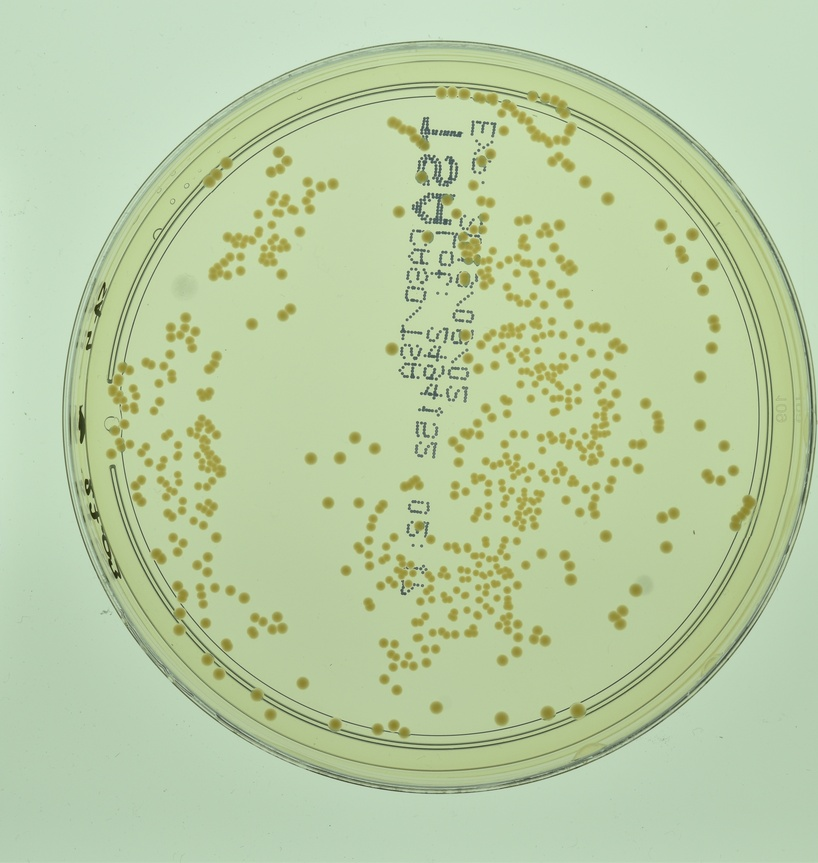
#> input picture data/benchmark/images/1399 copy.jpg, 818 x 863 px, shrunk from 3790 x 4000 before the run
$ python -i plate_detection.py   (imports and definitions only)
#> lines starting #> are read from the running program, lines starting #| are printed output that depends on the picture
#> further down, picture is the input picture: shape (863, 818, 3); mean B, G, R 163.8, 204.4, 185.5
from __future__ import annotations

import cv2
import numpy as np

from .models import DishCircle


def _default_dish(height: int, width: int) -> DishCircle:
    min_side = min(height, width)
    return DishCircle(x=width // 2, y=height // 2, radius=int(min_side * 0.40))


# [52 lines left out: function _contour_circle_fallback, not called in this run]


def detect_plate(image: np.ndarray) -> tuple[DishCircle, np.ndarray, dict[str, np.ndarray]]:
    gray = cv2.cvtColor(image, cv2.COLOR_BGR2GRAY)
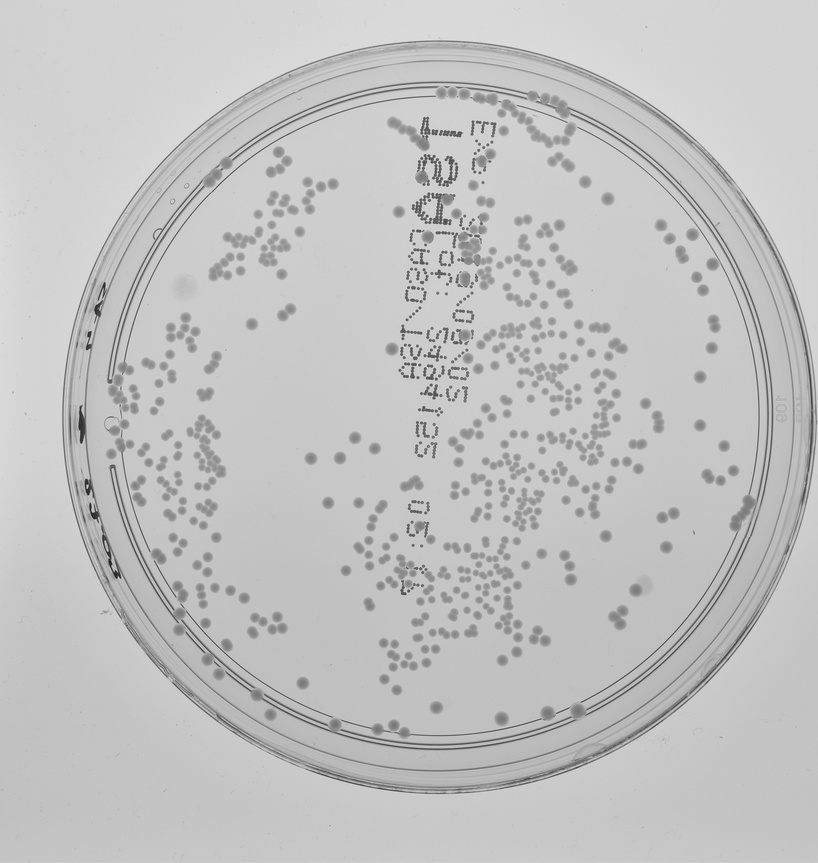
#> gray: shape (863, 818); min 24, max 232, mean 194.1
    blurred = cv2.GaussianBlur(gray, (9, 9), 1.5)
    h, w = gray.shape[:2]
#> h = 863; w = 818
    min_side = min(h, w)
#> min_side = 818
    min_radius = int(min_side * 0.32)
#> min_radius = 261
    max_radius = int(min_side * 0.48)
#> max_radius = 392

    circles = cv2.HoughCircles(
        blurred,
        cv2.HOUGH_GRADIENT,
        dp=1.2,
        minDist=min_side // 2,
        param1=120,
        param2=26,
        minRadius=min_radius,
        maxRadius=max_radius,
    )
#> circles = [[439.8, 415.8, 321.6]]

    if circles is not None and len(circles[0]) > 0:
        x_pos, y_pos, radius = max(
            circles[0],
            key=lambda row: row[2] - 0.35 * np.hypot(row[0] - (w / 2.0), row[1] - (h / 2.0)),
        )
#> x_pos = 439.8; y_pos = 415.8; radius = 321.6
        dish = DishCircle(x=int(round(x_pos)), y=int(round(y_pos)), radius=int(round(radius)))
    else:
        dish = _contour_circle_fallback(
            blurred=blurred,
            min_radius=min_radius,
            max_radius=max_radius,
        )
        if dish is None:
            dish = _default_dish(height=h, width=w)

    mask = np.zeros_like(gray)
    cv2.circle(mask, (dish.x, dish.y), int(dish.radius * 0.94), 255, -1, lineType=cv2.LINE_AA)
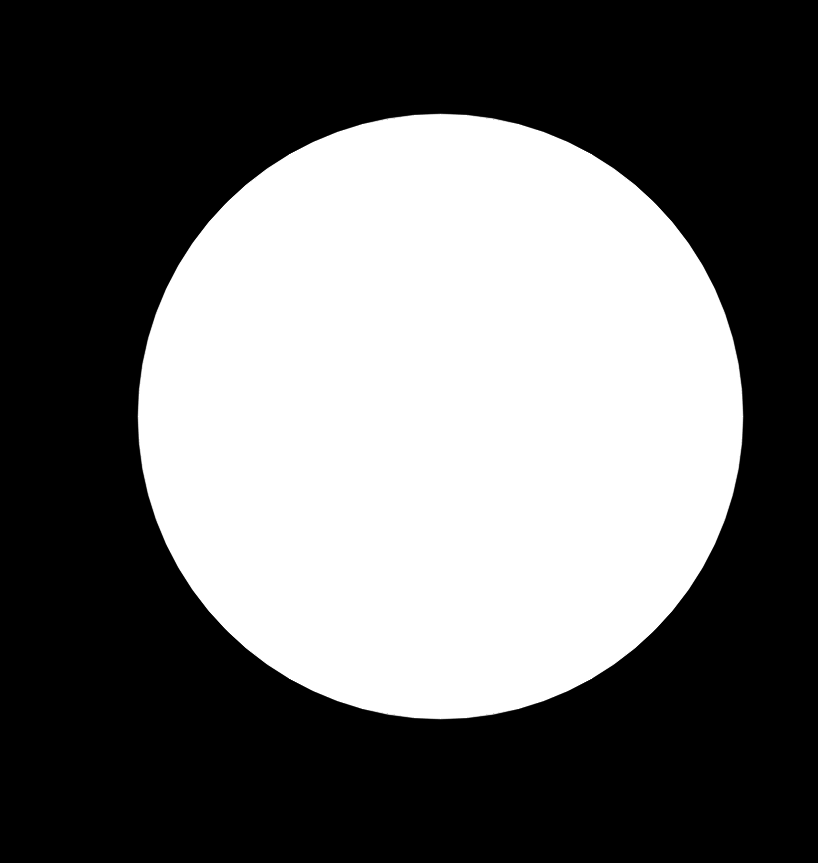
#> mask: shape (863, 818); min 0, max 255, mean 103.8
    debug = {"plate_gray": gray, "plate_mask": mask}
    return dish, mask, debug

>>> import cv2
>>> picture = cv2.imread('../../data/benchmark/images/1399 copy.jpg')
>>> result = detect_plate(picture)

$ run again, on data/benchmark/images/14380 copy.jpg
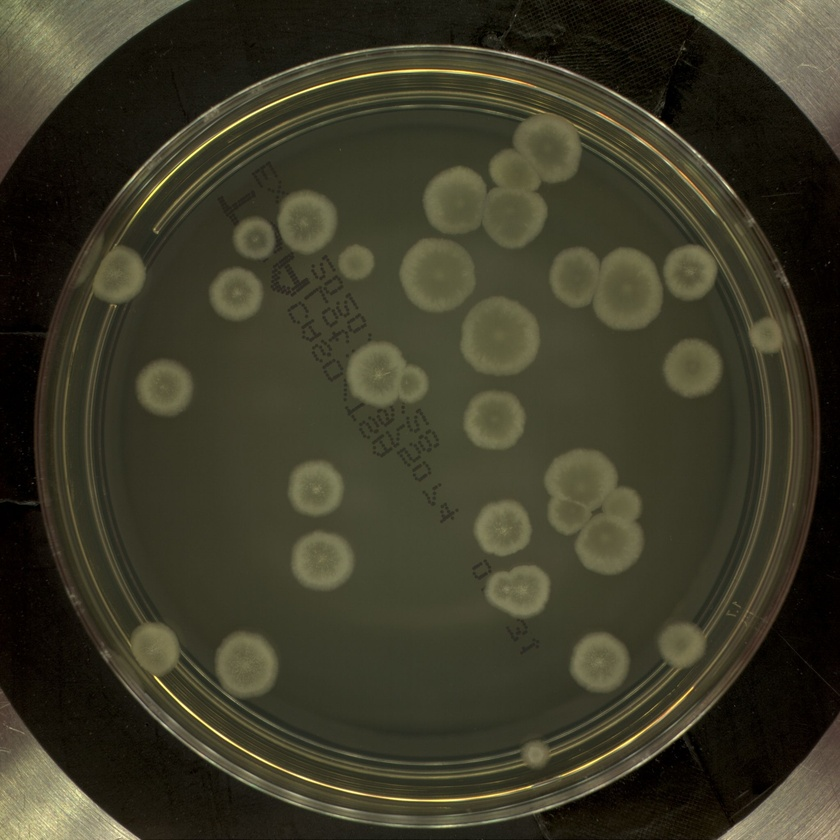
#> input picture data/benchmark/images/14380 copy.jpg, 840 x 840 px, shrunk from 2048 x 2048 before the run
#> picture is the input picture: shape (840, 840, 3); mean B, G, R 40.6, 58.2, 60.6
#> in detect_plate, `gray = cv2.cvtColor(image, cv2.COLOR_BGR2GRAY)`:
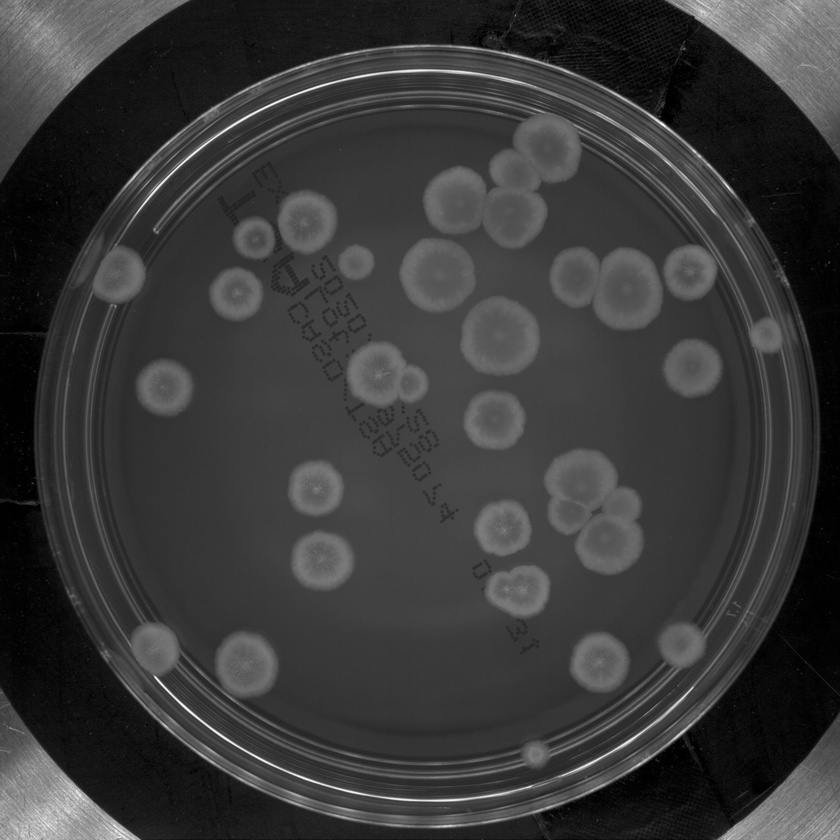
#> gray: shape (840, 840); min 0, max 248, mean 56.9
#> circles = [[426.6, 436.2, 392.7]]
#> x_pos = 426.6; y_pos = 436.2; radius = 392.7
#> in detect_plate, `cv2.circle(mask, (dish.x, dish.y), int(dish.radius * 0.94), 255, -1, l..`:
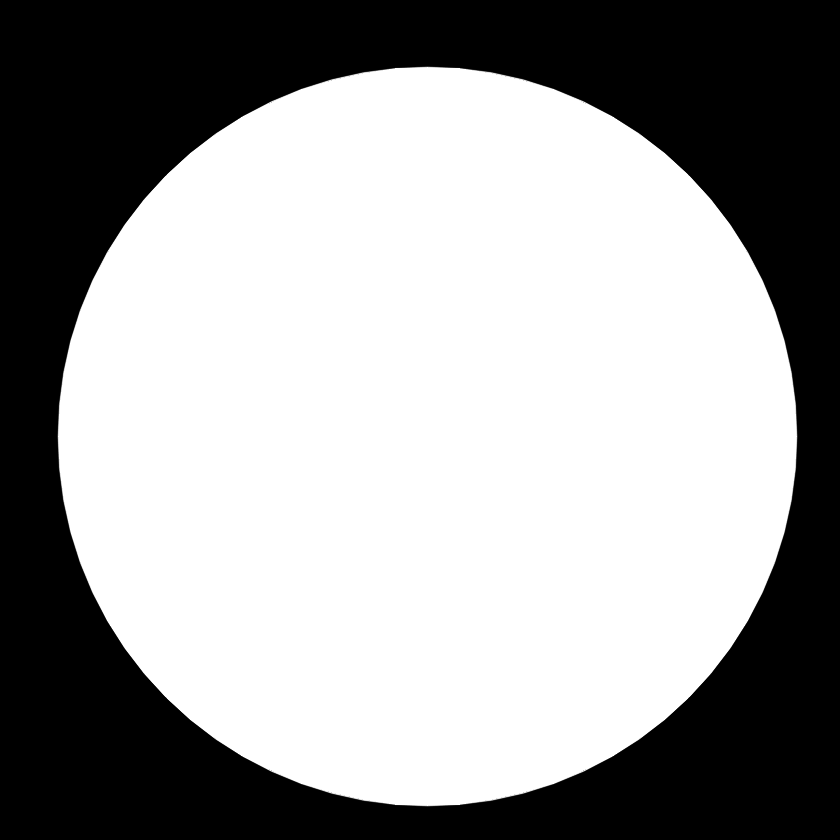
#> mask: shape (840, 840); min 0, max 255, mean 154.9

$ run again, on data/benchmark/images/14410 copy.jpg
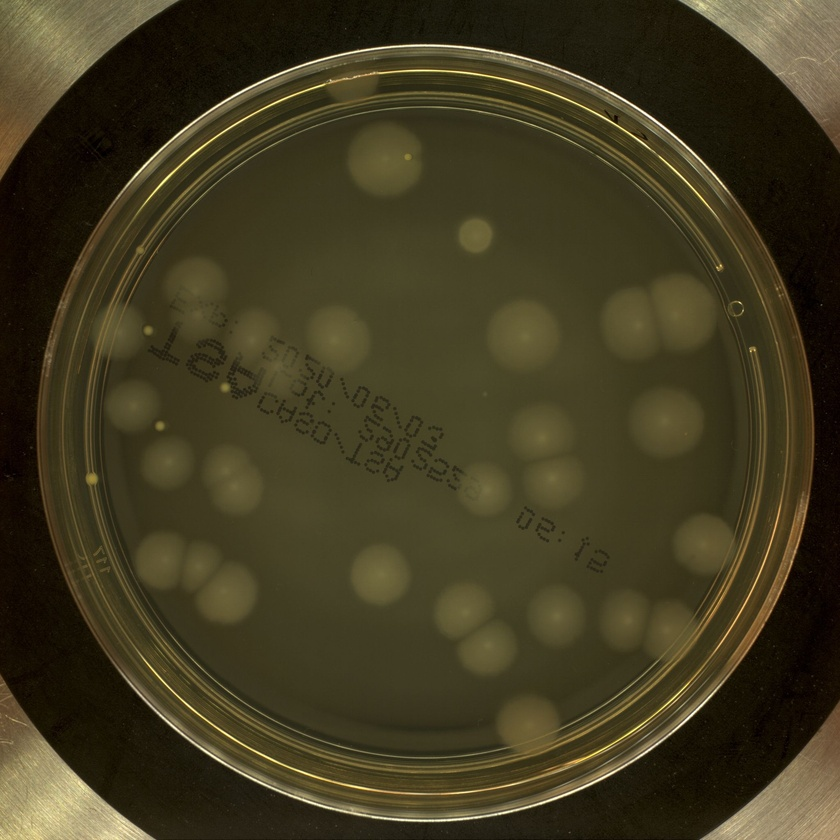
#> input picture data/benchmark/images/14410 copy.jpg, 840 x 840 px, shrunk from 2048 x 2048 before the run
#> picture is the input picture: shape (840, 840, 3); mean B, G, R 32.7, 58.1, 65.1
#> in detect_plate, `gray = cv2.cvtColor(image, cv2.COLOR_BGR2GRAY)`:
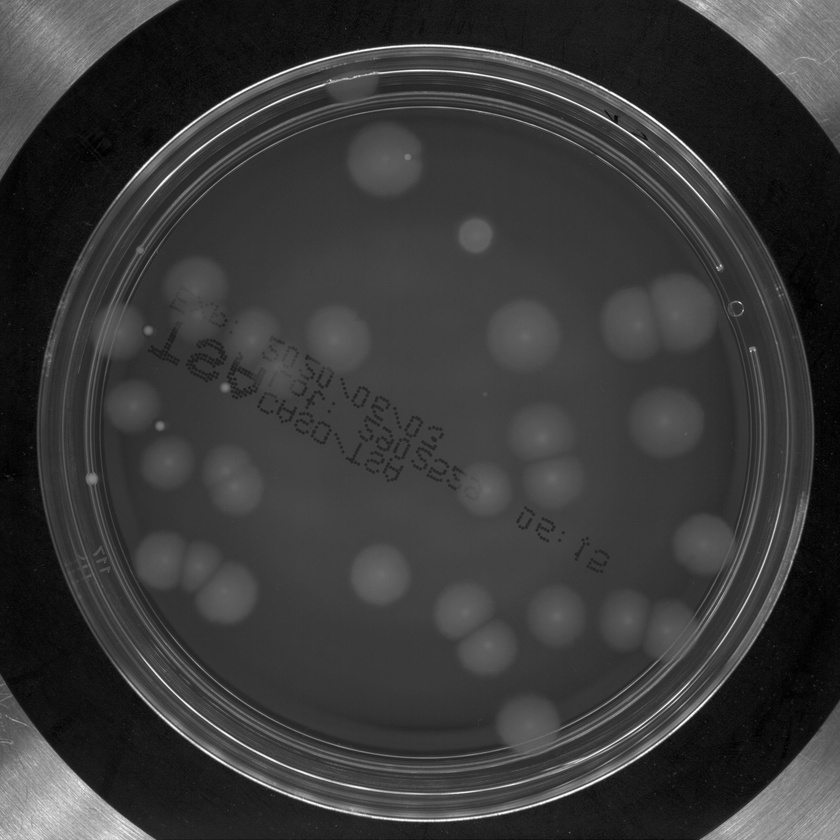
#> gray: shape (840, 840); min 0, max 254, mean 57.2
#> circles = [[426.6, 433.8, 387.6]]
#> x_pos = 426.6; y_pos = 433.8; radius = 387.6
#> in detect_plate, `cv2.circle(mask, (dish.x, dish.y), int(dish.radius * 0.94), 255, -1, l..`:
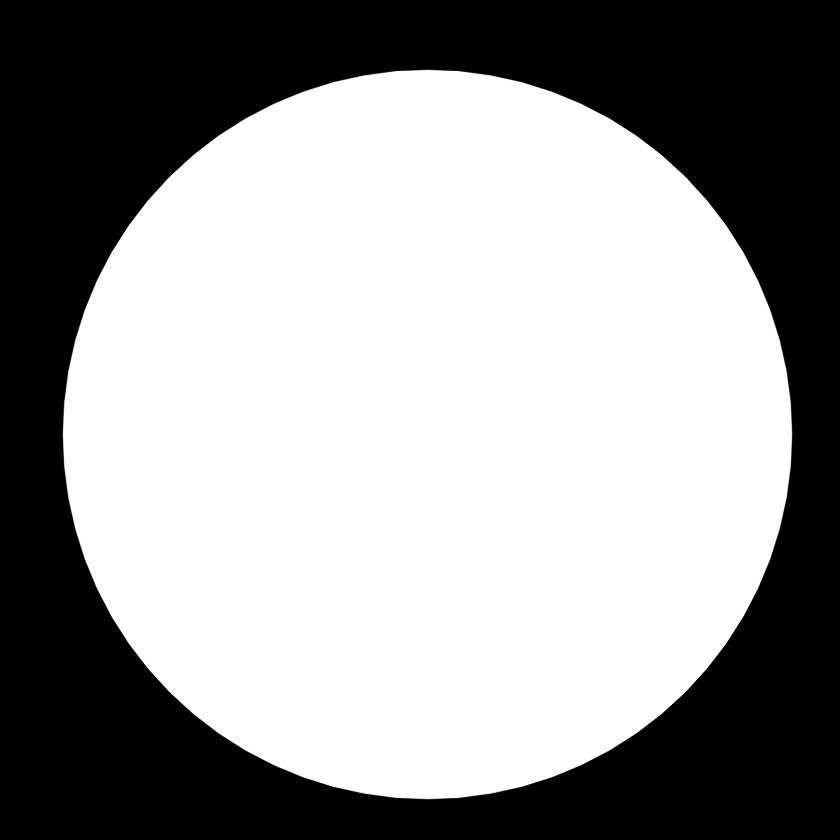
#> mask: shape (840, 840); min 0, max 255, mean 150.8

$ run again, on data/benchmark/images/14618 copy.jpg
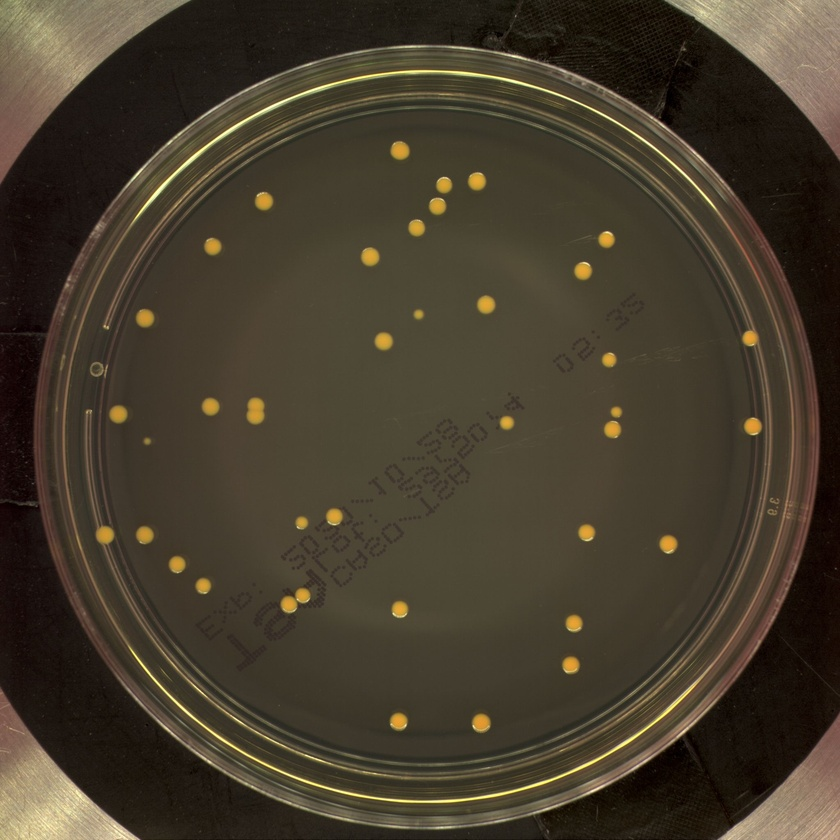
#> input picture data/benchmark/images/14618 copy.jpg, 840 x 840 px, shrunk from 2048 x 2048 before the run
#> picture is the input picture: shape (840, 840, 3); mean B, G, R 44.7, 60.5, 69.7
#> in detect_plate, `gray = cv2.cvtColor(image, cv2.COLOR_BGR2GRAY)`:
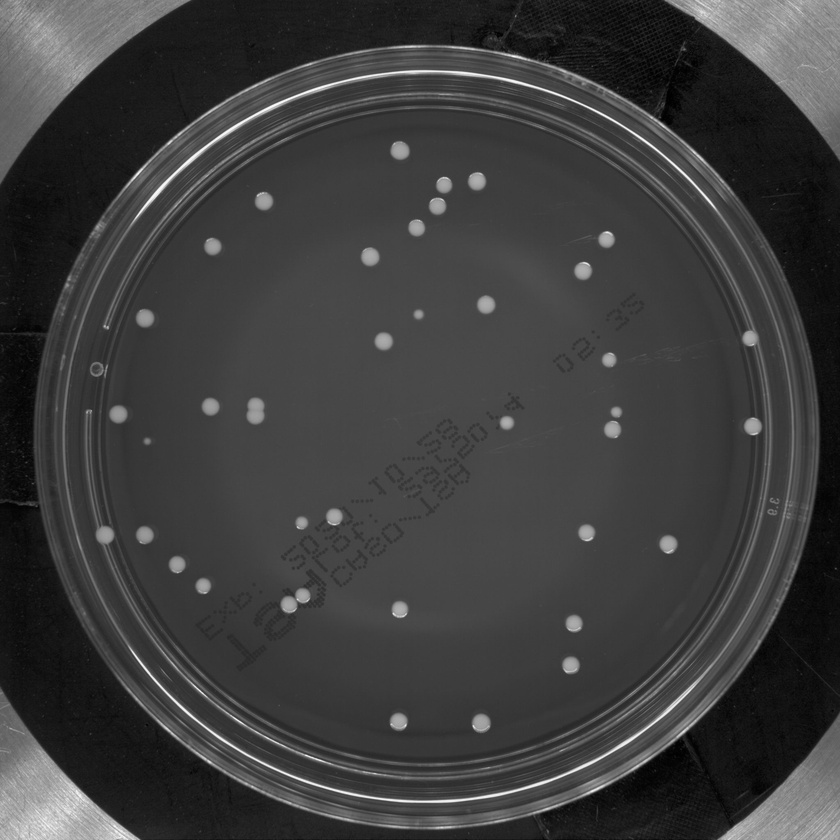
#> gray: shape (840, 840); min 0, max 250, mean 61.4
#> circles = [[426.6, 435, 364.8]]
#> x_pos = 426.6; y_pos = 435; radius = 364.8
#> in detect_plate, `cv2.circle(mask, (dish.x, dish.y), int(dish.radius * 0.94), 255, -1, l..`:
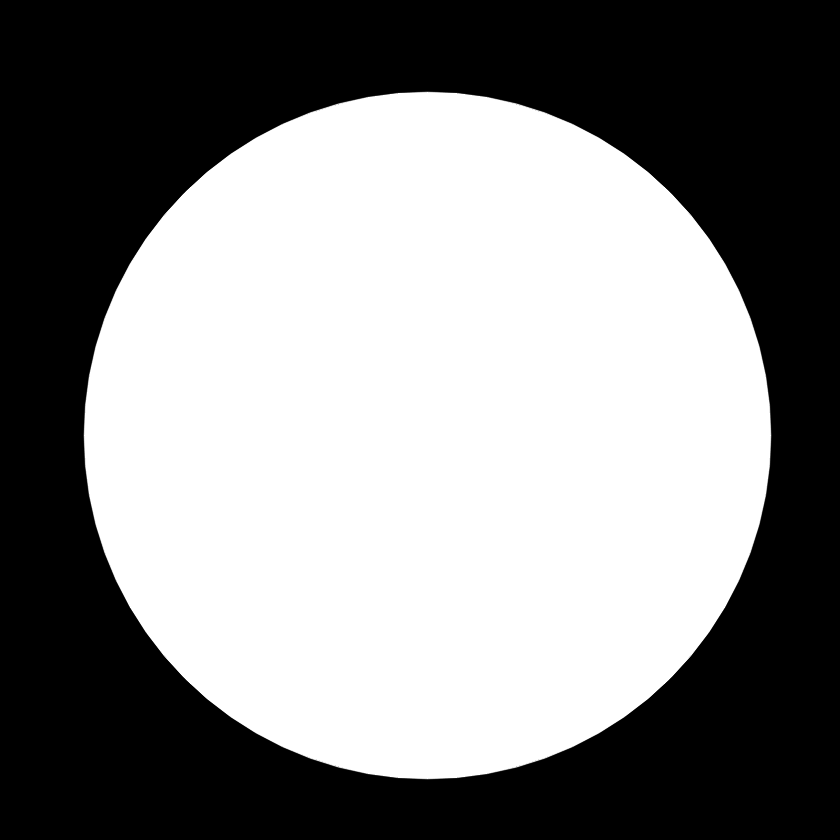
#> mask: shape (840, 840); min 0, max 255, mean 133.9
